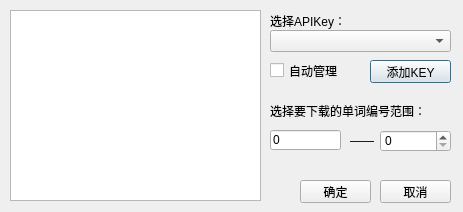
<?xml version="1.0" encoding="UTF-8"?>
<ui version="4.0">
 <class>DownloadConfigDialog</class>
 <widget class="QDialog" name="DownloadConfigDialog">
  <property name="geometry">
   <rect>
    <x>0</x>
    <y>0</y>
    <width>463</width>
    <height>212</height>
   </rect>
  </property>
  <property name="windowTitle">
   <string>  语音下载配置  </string>
  </property>
  <property name="windowIcon">
   <iconset resource="RC.qrc">
    <normaloff>:/new/prefix1/rc/Tool2 (2).ico</normaloff>:/new/prefix1/rc/Tool2 (2).ico</iconset>
  </property>
  <widget class="QComboBox" name="KeyComboBox">
   <property name="geometry">
    <rect>
     <x>270</x>
     <y>30</y>
     <width>181</width>
     <height>22</height>
    </rect>
   </property>
   <property name="currentIndex">
    <number>-1</number>
   </property>
  </widget>
  <widget class="QTextBrowser" name="textBrowser">
   <property name="geometry">
    <rect>
     <x>10</x>
     <y>10</y>
     <width>251</width>
     <height>191</height>
    </rect>
   </property>
   <property name="font">
    <font>
     <family>微软雅黑</family>
     <pointsize>9</pointsize>
    </font>
   </property>
  </widget>
  <widget class="QLabel" name="APIKeyLabel">
   <property name="geometry">
    <rect>
     <x>270</x>
     <y>10</y>
     <width>71</width>
     <height>21</height>
    </rect>
   </property>
   <property name="text">
    <string>选择APIKey：</string>
   </property>
  </widget>
  <widget class="QLabel" name="DownloadLabel">
   <property name="geometry">
    <rect>
     <x>270</x>
     <y>100</y>
     <width>151</width>
     <height>21</height>
    </rect>
   </property>
   <property name="text">
    <string>选择要下载的单词编号范围：</string>
   </property>
  </widget>
  <widget class="QLineEdit" name="StartLineEdit">
   <property name="geometry">
    <rect>
     <x>270</x>
     <y>130</y>
     <width>71</width>
     <height>20</height>
    </rect>
   </property>
   <property name="text">
    <string>0</string>
   </property>
   <property name="readOnly">
    <bool>true</bool>
   </property>
  </widget>
  <widget class="QSpinBox" name="EndSpinBox">
   <property name="geometry">
    <rect>
     <x>380</x>
     <y>130</y>
     <width>71</width>
     <height>22</height>
    </rect>
   </property>
  </widget>
  <widget class="QLabel" name="label">
   <property name="geometry">
    <rect>
     <x>350</x>
     <y>130</y>
     <width>31</width>
     <height>21</height>
    </rect>
   </property>
   <property name="text">
    <string>——</string>
   </property>
  </widget>
  <widget class="QPushButton" name="AddKeyButton">
   <property name="geometry">
    <rect>
     <x>370</x>
     <y>60</y>
     <width>81</width>
     <height>23</height>
    </rect>
   </property>
   <property name="text">
    <string>添加KEY</string>
   </property>
   <property name="icon">
    <iconset resource="RC.qrc">
     <normaloff>:/new/prefix1/rc/Plus.ico</normaloff>:/new/prefix1/rc/Plus.ico</iconset>
   </property>
  </widget>
  <widget class="QPushButton" name="AcceptButton">
   <property name="geometry">
    <rect>
     <x>300</x>
     <y>180</y>
     <width>71</width>
     <height>23</height>
    </rect>
   </property>
   <property name="text">
    <string>确定</string>
   </property>
   <property name="icon">
    <iconset resource="RC.qrc">
     <normaloff>:/new/prefix1/rc/Ok (2).ico</normaloff>:/new/prefix1/rc/Ok (2).ico</iconset>
   </property>
  </widget>
  <widget class="QPushButton" name="QuitButton">
   <property name="geometry">
    <rect>
     <x>380</x>
     <y>180</y>
     <width>71</width>
     <height>23</height>
    </rect>
   </property>
   <property name="text">
    <string>取消</string>
   </property>
   <property name="icon">
    <iconset resource="RC.qrc">
     <normaloff>:/new/prefix1/rc/Forbidden (2).ico</normaloff>:/new/prefix1/rc/Forbidden (2).ico</iconset>
   </property>
  </widget>
  <widget class="QCheckBox" name="AutoCheckBox">
   <property name="geometry">
    <rect>
     <x>270</x>
     <y>60</y>
     <width>71</width>
     <height>21</height>
    </rect>
   </property>
   <property name="text">
    <string>自动管理</string>
   </property>
  </widget>
 </widget>
 <resources>
  <include location="RC.qrc"/>
 </resources>
 <connections/>
</ui>
